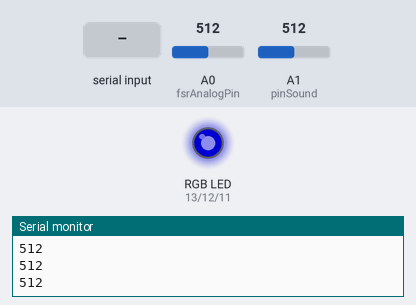
A sketch run on a simulated Arduino Uno, built with avr-gcc and run on an emulated ATmega328P. Parts: an RGB LED mixed from three pins (HIGH = lit), the last lines printed to the serial monitor. The inputs (shaded band) are chosen by the test bench; at power-on: A0 (fsrAnalogPin) = 512, A1 (pinSound) = 512. Dim RGB values are drawn brighter than linear; pins used as bus, display or sensor lines are not drawn.

Above: at 1.2 s.
1.3 s: "J90\n" received over Serial
At 2.3 s:
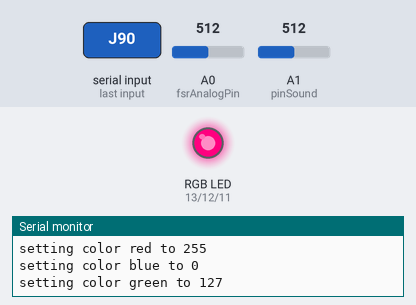
At 4.2 s:
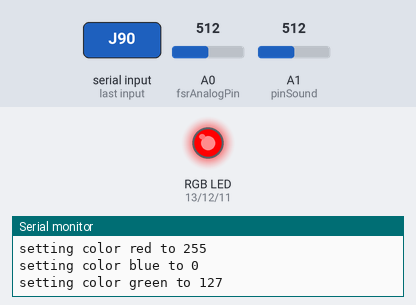
4.3 s: "U90\n" received over Serial
7.3 s: "S90\n" received over Serial
At 10.5 s:
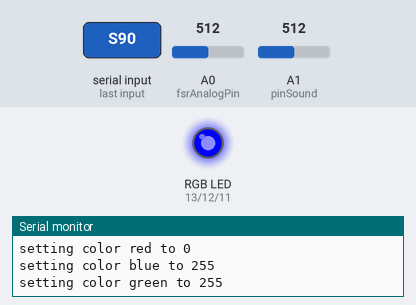
13.3 s: "A90\n" received over Serial
At 15.8 s:
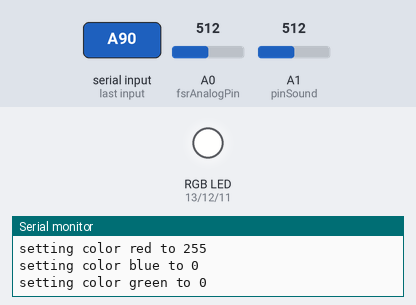
19.3 s: A0 (fsrAnalogPin) set to 11
21.4 s: A0 (fsrAnalogPin) set to 8
Timing chart, 0 to 23.9 s (numbered marks = the images above; inputs shaded):
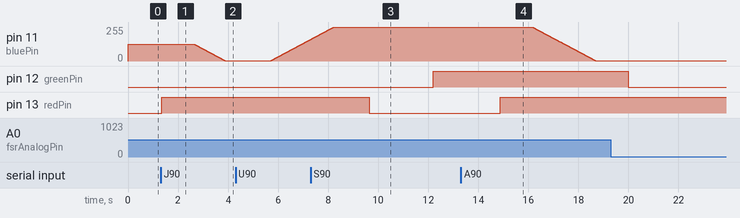

Measured:
- after the input at 1.3 s, pin 11 (bluePin): moves from 127/255 to 1/255 over 1.3 s, starting after 1.3 s; pin 13 (redPin): LOW → HIGH after 0.06 s
- after the input at 7.3 s, pin 12 (greenPin): LOW → HIGH after 4.9 s; pin 13 (redPin): HIGH → LOW after 2.3 s
- after the input at 13.3 s, pin 13 (redPin): LOW → HIGH after 1.6 s

The sketch:

emotionflower.ino
```cpp
/*
 * Servo Control Serial
 * modified for TUI October 2007
 * Servo Serial Better
 * -------------------
 *
 * Created 18 October 2006
 * copyleft 2006 Tod E. Kurt <tod@todbot.com>
 * http://todbot.com/
 *
 * adapted from "http://itp.nyu.edu/physcomp/Labs/Servo"
 */
const int pinSound = A1;//Fay added
int fsrAnalogPin = 0; //Fay added
//int fsrReading;
int servoPin = 7;      // Control pin for servo motor
//int blueLEDPin = 11;
//int greenLEDPin= 12;
//int redLEDPin = 13;
int LEDbrightness; //added
int pulseWidth = 0;    // Amount to pulse the servo
long lastPulse = 0;    // the time in millisecs of the last pulse
int refreshTime = 20;  // the time in millisecs needed in between pulses
int val;               // variable used to store data from serial port
int minPulse = 500;   // minimum pulse width
int maxPulse = 2250;  // maximum pulse width
int thresholdValue = 300;//Fay added
char serInString[100];
int redVal, greenVal, blueVal;
int redCurr = 127;
int greenCurr = 127;
int blueCurr = 127;
int increRed, increBlue, increGreen;
int redPin   = 13;
int greenPin = 12;
int bluePin  = 11;
int redPre = 127;
int bluePre = 127;
int greenPre = 127;
char inChar=-1; // Where to store the character read

void setup() {
  pinMode(redPin,   OUTPUT);
  pinMode(greenPin, OUTPUT);
  pinMode(bluePin,  OUTPUT);
  Serial.begin(9600);
  analogWrite(redPin,   redPre);
  analogWrite(greenPin, bluePre);
  analogWrite(bluePin,  greenPre);
  pinMode(servoPin, OUTPUT);  // Set servo pin as an output pin
  pulseWidth = minPulse;      // Set the motor position to the minimum
  Serial.begin(9600);         // connect to the serial port
}
void printSerial() {
  Serial.print("setting color ");
  Serial.print("red");
  Serial.print(" to ");
  Serial.print(redCurr);
  Serial.println();
  Serial.print("setting color ");
  Serial.print("blue");
  Serial.print(" to ");
  Serial.print(blueCurr);
  Serial.println();
  Serial.print("setting color ");
  Serial.print("green");
  Serial.print(" to ");
  Serial.print(greenCurr);
  Serial.println();
}
void loop() {

  // listen to the emotion data
   if (Serial.available() > 0) {
     // read the incoming byte:
     inChar = Serial.read();
     // say what you got:
     Serial.print("I received: ");
     Serial.println(inChar);
   }

  memset(serInString, 0, 100);
  readSerialString(serInString);
  int fsrReading = analogRead(fsrAnalogPin);
  Serial.println(fsrReading);
//  Serial.print("FSR Analog reading = ");
//  Serial.println(fsrReading);
  LEDbrightness = map(fsrReading, 0, 1023, 0, 255);// LED gets brighter the harder you press
//  analogWrite(blueLEDPin, LEDbrightness);

//  digitalWrite(redLEDPin, HIGH);   // turn the LED on (HIGH is the voltage level)
//  val = Serial.read();      // read the serial port - Fay commented
  val = analogRead(pinSound); // added by Fay
//  Serial.print("pinSound Analog reading = ");
//  Serial.println(val);

  if (val >= '1' && val <= '9' ) {
    val = val - '0';        // convert val from character variable to number variable
    val = val - 1;          // make val go from 0-8
    pulseWidth = (val * (maxPulse-minPulse) / 8) + minPulse;  // convert val to microseconds
//    Serial.print("Moving servo to position ");
//    Serial.println(pulseWidth,DEC);
  }
  updateServo();   // update servo position

  if (inChar=='J') {
    // happiness is orange
    redCurr = 255;
    greenCurr = 127;
    blueCurr = 0;
    printSerial();
    serInString[0] = ' ';
  }

  if (inChar=='U') {
    // sad is purple
    redCurr = 127;
    greenCurr = 0;
    blueCurr = 255;
    printSerial();
    serInString[0] = ' ';
  }

  if (inChar=='S') {
    // surprise is cyan
    redCurr = 0;
    greenCurr = 255;
    blueCurr = 255;
    printSerial();
    serInString[0] = ' ';
  }

  if (inChar=='A') {
    // angry is red
    redCurr = 255;
    greenCurr = 0;
    blueCurr = 0;
    printSerial();
    serInString[0] = ' ';
  }

  if (inChar=='D') {
    // disgust is green
    redCurr = 0;
    greenCurr = 255;
    blueCurr = 0;
    printSerial();
    serInString[0] = ' ';
  }

  if(redPre > redCurr) {
    increRed = -1;
  }
  else {
    increRed = 1;
  }
  redVal = redPre;
  while(redVal != redCurr) {
    analogWrite(redPin, redVal);
    delay(10);
    redVal += increRed;
  }
  redPre = redCurr;

  if(bluePre > blueCurr) {
    increBlue = -1;
  }
  else {
    increBlue = 1;
  }
  blueVal = bluePre;
  while(blueVal != blueCurr) {
    analogWrite(bluePin, blueVal);
    delay(10);
    blueVal += increBlue;
  }
  bluePre = blueCurr;
  if(greenPre > greenCurr) {
    increGreen = -1;
  }
  else {
    increGreen = 1;
  }
  greenVal = greenPre;
  while(greenVal != greenCurr) {
    analogWrite(greenPin, greenVal);
    greenVal += increGreen;
    delay(10);
  }
  greenPre = greenCurr;
  delay(100);
}

// called every loop().
// uses global variables servoPi, pulsewidth, lastPulse, & refreshTime
void readSerialString (char *strArray) {
  int j = 0;
  if(!Serial.available()) {
    return;
  }
  while (Serial.available()) {
    strArray[j] = Serial.read();
    j++;
  }
}

void updateServo() {
  // pulse the servo again if rhe refresh time (20 ms) have passed:
  if (millis() - lastPulse >= refreshTime) {
    digitalWrite(servoPin, HIGH);   // Turn the motor on
    delayMicroseconds(pulseWidth);  // Length of the pulse sets the motor position
    digitalWrite(servoPin, LOW);    // Turn the motor off
    lastPulse = millis();           // save the time of the last pulse
  }
}
```
